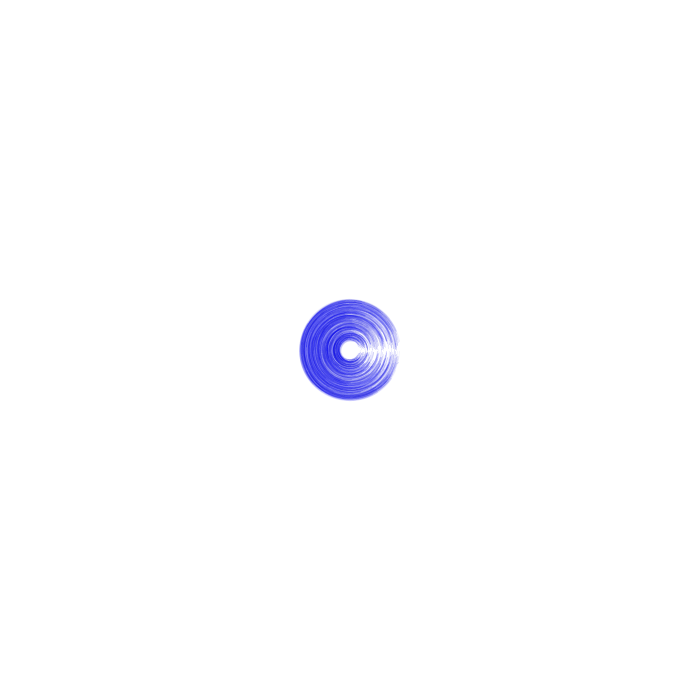
Frame 1 (no input)
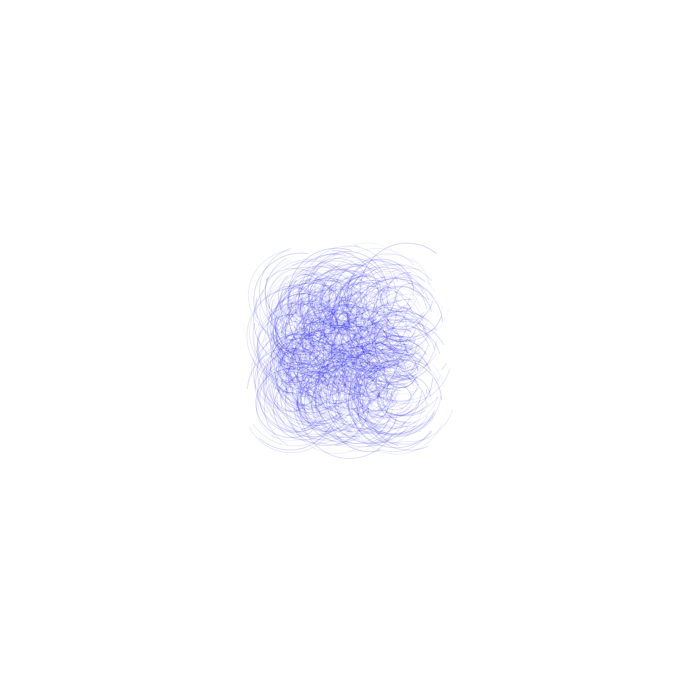
Frame 60 (the mouse pressed at the canvas centre just before this capture)
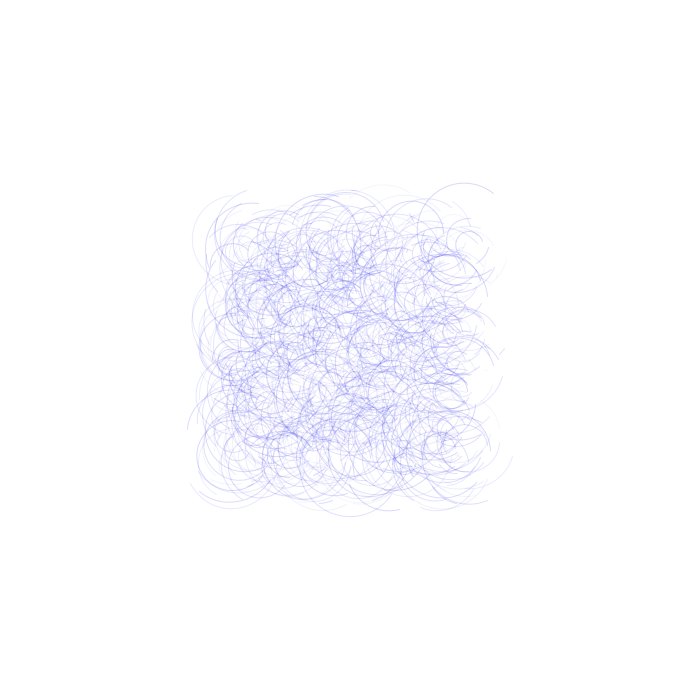
Frame 120 (the mouse held since frame 60 and released just before this capture)

The Processing sketch that drew these frames (run headless with seeded random() and noise(); from frame 60 on, the mouse is pressed at the canvas centre):

// Processing sketch: spinning_arcs
// ── spinning_arcs.pde
int numSpinners = 2000;

Spinner[] spinners = new Spinner[numSpinners];

void setup(){
  size(700, 700);
  smooth();
  for(int i = 0; i < spinners.length; i++){
    float x = width/2;
    float y = height/2;
    float rad = random(20, 100);
    float arcSrt = random(0, 6.28);
    float arcStp = random(0, 6.28);
    color col = color(0, 0, random(200, 255), random(10, 40));
    float speedX = random(-1.0, 1.0);
    float speedY = random(-1.0, 1.0);
    spinners[i] = new Spinner(x, y, rad, arcSrt, arcStp, col, speedX, speedY);
  }
}

void draw(){
  background(255);
  for( int i = 0; i < spinners.length; i++){
    spinners[i].move();
    spinners[i].display();
  }
}

// ── Spinner_class.pde
class Spinner{
  float x, y;
  float radius;
  float arcStart;
  float arcStop;
  color c;
  float speedX;
  float speedY;
  int directionX = 1;
  int directionY = 1;
  
  
  Spinner(float xpos, float ypos, float rad, float arcSrt, float arcStp, color col, float spdX, float spdY){
  x = xpos;
  y = ypos;
  radius = rad;
  arcStart = arcSrt;
  arcStop = arcStp;
  c = col;
  speedX = spdX;
  speedY = spdY;
}

void move(){
  //y movement
  y += (speedY*directionY);
  if((y > height - radius) || (y < radius)){
    directionY *= -1;
  }
  
  //x movement
  x += (speedX*directionX);
  if ((x > width - radius) || (x < radius)){
    directionX *= -1;
  }
}

void display(){
  noFill();
  stroke(c);
  arc(x, y, radius, radius, arcStart, arcStop);
}
}
  
